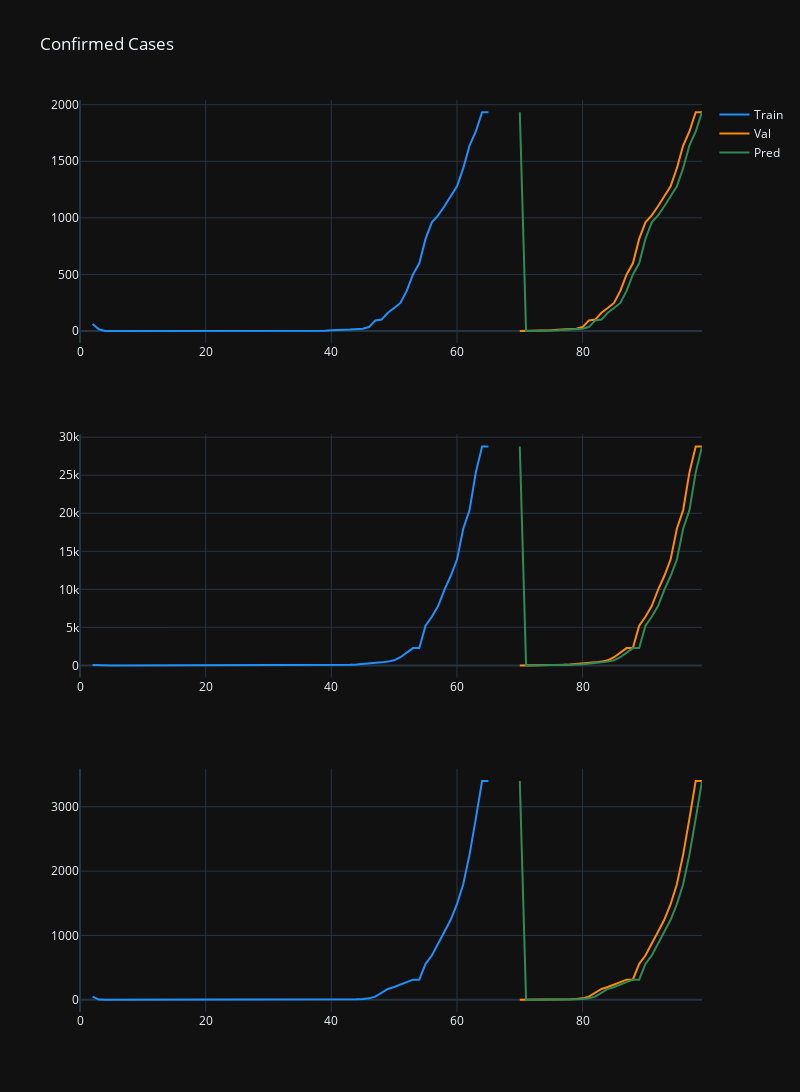

The cell this chart's notebook holds for it:
### Code cell
pred_1 = predictions[17]
pred_2 = predictions[18]
pred_3 = predictions[20]

fig = make_subplots(rows=3, cols=1)

fig.add_trace(
    go.Scatter(x=np.arange(70), mode='lines', y=train_dataset.loc[17].values, marker=dict(color="dodgerblue"),
               name="Train"),
    row=1, col=1
)

fig.add_trace(
    go.Scatter(x=np.arange(70, 100), y=val_dataset.loc[17].values, mode='lines', marker=dict(color="darkorange"),
               name="Val"),
    row=1, col=1
)

fig.add_trace(
    go.Scatter(x=np.arange(70, 100), y=pred_1, mode='lines', marker=dict(color="seagreen"),
               name="Pred"),
    row=1, col=1
)

fig.add_trace(
    go.Scatter(x=np.arange(70), mode='lines', y=train_dataset.loc[18].values, marker=dict(color="dodgerblue"), showlegend=False),
    row=2, col=1
)

fig.add_trace(
    go.Scatter(x=np.arange(70, 100), y=val_dataset.loc[18].values, mode='lines', marker=dict(color="darkorange"), showlegend=False),
    row=2, col=1
)

fig.add_trace(
    go.Scatter(x=np.arange(70, 100), y=pred_2, mode='lines', marker=dict(color="seagreen"), showlegend=False,
               name="Denoised signal"),
    row=2, col=1
)

fig.add_trace(
    go.Scatter(x=np.arange(70), mode='lines', y=train_dataset.loc[20].values, marker=dict(color="dodgerblue"), showlegend=False),
    row=3, col=1
)

fig.add_trace(
    go.Scatter(x=np.arange(70, 100), y=val_dataset.loc[20].values, mode='lines', marker=dict(color="darkorange"), showlegend=False),
    row=3, col=1
)

fig.add_trace(
    go.Scatter(x=np.arange(70, 100), y=pred_3, mode='lines', marker=dict(color="seagreen"), showlegend=False,
               name="Denoised signal"),
    row=3, col=1
)

fig.update_layout(height=1200, width=800, title_text="Confirmed Cases")
fig.show()

### Figure 1 — Plotly figure (JSON) as saved in the notebook; plotly's stock layout.template omitted (floating-point values rounded to 4 significant figures)
{"data": [{"marker": {"color": "dodgerblue"}, "mode": "lines", "name": "Train", "type": "scatter", "x": [0, 1, 2, 3, 4, 5, 6, 7, 8, 9, 10, 11, 12, 13, 14, 15, 16, 17, 18, 19, 20, 21, 22, 23, 24, 25, 26, 27, 28, 29, 30, 31, 32, 33, 34, 35, 36, 37, 38, 39, 40, 41, 42, 43, 44, 45, 46, 47, 48, 49, 50, 51, 52, 53, 54, 55, 56, 57, 58, 59, 60, 61, 62, 63, 64, 65, 66, 67, 68, 69], "xaxis": "x", "y": [null, "Sweden", 63, 16, 0, 0, 0, 0, 0, 0, 0, 0, 0, 1, 1, 1, 1, 1, 1, 1, 1, 1, 1, 1, 1, 1, 1, 1, 1, 1, 1, 1, 1, 1, 1, 1, 1, 1, 1, 2, 7, 7, 12, 14, 15, 21, 35, 94, 101, 161, 203, 248, 355, 500, 599, 814, 961, 1022, 1103, 1190, 1279, 1439, 1639, 1763, 1934, 1934], "yaxis": "y"}, {"marker": {"color": "darkorange"}, "mode": "lines", "name": "Val", "type": "scatter", "x": [70, 71, 72, 73, 74, 75, 76, 77, 78, 79, 80, 81, 82, 83, 84, 85, 86, 87, 88, 89, 90, 91, 92, 93, 94, 95, 96, 97, 98, 99], "xaxis": "x", "y": [1, 1, 1, 2, 7, 7, 12, 14, 15, 21, 35, 94, 101, 161, 203, 248, 355, 500, 599, 814, 961, 1022, 1103, 1190, 1279, 1439, 1639, 1763, 1934, 1934], "yaxis": "y"}, {"marker": {"color": "seagreen"}, "mode": "lines", "name": "Pred", "type": "scatter", "x": [70, 71, 72, 73, 74, 75, 76, 77, 78, 79, 80, 81, 82, 83, 84, 85, 86, 87, 88, 89, 90, 91, 92, 93, 94, 95, 96, 97, 98, 99], "xaxis": "x", "y": [1934, 1, 1, 1, 2, 7, 7, 12, 14, 15, 21, 35, 94, 101, 161, 203, 248, 355, 500, 599, 814, 961, 1022, 1103, 1190, 1279, 1439, 1639, 1763, 1934], "yaxis": "y"}, {"marker": {"color": "dodgerblue"}, "mode": "lines", "showlegend": false, "type": "scatter", "x": [0, 1, 2, 3, 4, 5, 6, 7, 8, 9, 10, 11, 12, 13, 14, 15, 16, 17, 18, 19, 20, 21, 22, 23, 24, 25, 26, 27, 28, 29, 30, 31, 32, 33, 34, 35, 36, 37, 38, 39, 40, 41, 42, 43, 44, 45, 46, 47, 48, 49, 50, 51, 52, 53, 54, 55, 56, 57, 58, 59, 60, 61, 62, 63, 64, 65, 66, 67, 68, 69], "xaxis": "x2", "y": [null, "Spain", 40, -4, 0, 0, 0, 0, 0, 0, 0, 0, 0, 0, 1, 1, 1, 1, 1, 1, 1, 1, 2, 2, 2, 2, 2, 2, 2, 2, 2, 2, 2, 2, 2, 2, 2, 2, 6, 13, 15, 32, 45, 84, 120, 165, 222, 259, 400, 500, 673, 1073, 1695, 2277, 2277, 5232, 6391, 7798, 9942, 11748, 13910, 17963, 20410, 25374, 28768, 28768], "yaxis": "y2"}, {"marker": {"color": "darkorange"}, "mode": "lines", "showlegend": false, "type": "scatter", "x": [70, 71, 72, 73, 74, 75, 76, 77, 78, 79, 80, 81, 82, 83, 84, 85, 86, 87, 88, 89, 90, 91, 92, 93, 94, 95, 96, 97, 98, 99], "xaxis": "x2", "y": [2, 2, 6, 13, 15, 32, 45, 84, 120, 165, 222, 259, 400, 500, 673, 1073, 1695, 2277, 2277, 5232, 6391, 7798, 9942, 11748, 13910, 17963, 20410, 25374, 28768, 28768], "yaxis": "y2"}, {"marker": {"color": "seagreen"}, "mode": "lines", "name": "Denoised signal", "showlegend": false, "type": "scatter", "x": [70, 71, 72, 73, 74, 75, 76, 77, 78, 79, 80, 81, 82, 83, 84, 85, 86, 87, 88, 89, 90, 91, 92, 93, 94, 95, 96, 97, 98, 99], "xaxis": "x2", "y": [28768, 2, 2, 6, 13, 15, 32, 45, 84, 120, 165, 222, 259, 400, 500, 673, 1073, 1695, 2277, 2277, 5232, 6391, 7798, 9942, 11748, 13910, 17963, 20410, 25374, 28768], "yaxis": "y2"}, {"marker": {"color": "dodgerblue"}, "mode": "lines", "showlegend": false, "type": "scatter", "x": [0, 1, 2, 3, 4, 5, 6, 7, 8, 9, 10, 11, 12, 13, 14, 15, 16, 17, 18, 19, 20, 21, 22, 23, 24, 25, 26, 27, 28, 29, 30, 31, 32, 33, 34, 35, 36, 37, 38, 39, 40, 41, 42, 43, 44, 45, 46, 47, 48, 49, 50, 51, 52, 53, 54, 55, 56, 57, 58, 59, 60, 61, 62, 63, 64, 65, 66, 67, 68, 69], "xaxis": "x3", "y": [null, "Belgium", 50.83, 4, 0, 0, 0, 0, 0, 0, 0, 0, 0, 0, 0, 0, 0, 1, 1, 1, 1, 1, 1, 1, 1, 1, 1, 1, 1, 1, 1, 1, 1, 1, 1, 1, 1, 1, 1, 1, 1, 1, 1, 2, 8, 13, 23, 50, 109, 169, 200, 239, 267, 314, 314, 559, 689, 886, 1058, 1243, 1486, 1795, 2257, 2815, 3401, 3401], "yaxis": "y3"}, {"marker": {"color": "darkorange"}, "mode": "lines", "showlegend": false, "type": "scatter", "x": [70, 71, 72, 73, 74, 75, 76, 77, 78, 79, 80, 81, 82, 83, 84, 85, 86, 87, 88, 89, 90, 91, 92, 93, 94, 95, 96, 97, 98, 99], "xaxis": "x3", "y": [1, 1, 1, 1, 1, 1, 1, 2, 8, 13, 23, 50, 109, 169, 200, 239, 267, 314, 314, 559, 689, 886, 1058, 1243, 1486, 1795, 2257, 2815, 3401, 3401], "yaxis": "y3"}, {"marker": {"color": "seagreen"}, "mode": "lines", "name": "Denoised signal", "showlegend": false, "type": "scatter", "x": [70, 71, 72, 73, 74, 75, 76, 77, 78, 79, 80, 81, 82, 83, 84, 85, 86, 87, 88, 89, 90, 91, 92, 93, 94, 95, 96, 97, 98, 99], "xaxis": "x3", "y": [3401, 1, 1, 1, 1, 1, 1, 1, 2, 8, 13, 23, 50, 109, 169, 200, 239, 267, 314, 314, 559, 689, 886, 1058, 1243, 1486, 1795, 2257, 2815, 3401], "yaxis": "y3"}], "layout": {"height": 1200, "title": {"text": "Confirmed Cases"}, "width": 800, "xaxis": {"anchor": "y", "domain": [0, 1]}, "xaxis2": {"anchor": "y2", "domain": [0, 1]}, "xaxis3": {"anchor": "y3", "domain": [0, 1]}, "yaxis": {"anchor": "x", "domain": [0.7333, 1]}, "yaxis2": {"anchor": "x2", "domain": [0.3667, 0.6333]}, "yaxis3": {"anchor": "x3", "domain": [0, 0.2667]}}}
